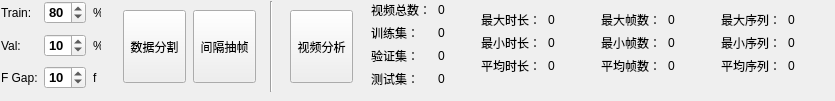
        <widget class="QWidget" name="tab_2">
         <attribute name="title">
          <string>视频处理</string>
         </attribute>
         <widget class="QToolButton" name="toolButton_datasetClip">
          <property name="geometry">
           <rect>
            <x>123</x>
            <y>10</y>
            <width>63</width>
            <height>73</height>
           </rect>
          </property>
          <property name="styleSheet">
           <string notr="true"/>
          </property>
          <property name="text">
           <string>数据分割</string>
          </property>
          <property name="icon">
           <iconset resource="toolButtonIcon.qrc">
            <normaloff>:/toolButton/static/datasetClip.png</normaloff>:/toolButton/static/datasetClip.png</iconset>
          </property>
          <property name="iconSize">
           <size>
            <width>50</width>
            <height>50</height>
           </size>
          </property>
          <property name="toolButtonStyle">
           <enum>Qt::ToolButtonTextUnderIcon</enum>
          </property>
         </widget>
         <widget class="QToolButton" name="toolButton_clipVideo">
          <property name="geometry">
           <rect>
            <x>193</x>
            <y>10</y>
            <width>63</width>
            <height>73</height>
           </rect>
          </property>
          <property name="styleSheet">
           <string notr="true"/>
          </property>
          <property name="text">
           <string>间隔抽帧</string>
          </property>
          <property name="icon">
           <iconset resource="toolButtonIcon.qrc">
            <normaloff>:/toolButton/static/clipVideo.png</normaloff>:/toolButton/static/clipVideo.png</iconset>
          </property>
          <property name="iconSize">
           <size>
            <width>50</width>
            <height>50</height>
           </size>
          </property>
          <property name="toolButtonStyle">
           <enum>Qt::ToolButtonTextUnderIcon</enum>
          </property>
         </widget>
         <widget class="Line" name="line_3">
          <property name="geometry">
           <rect>
            <x>263</x>
            <y>1</y>
            <width>16</width>
            <height>91</height>
           </rect>
          </property>
          <property name="orientation">
           <enum>Qt::Vertical</enum>
          </property>
         </widget>
         <widget class="QWidget" name="layoutWidget">
          <property name="geometry">
           <rect>
            <x>0</x>
            <y>0</y>
            <width>104</width>
            <height>91</height>
           </rect>
          </property>
          <layout class="QVBoxLayout" name="verticalLayout_3">
           <item>
            <layout class="QHBoxLayout" name="horizontalLayout_5">
             <item>
              <widget class="QLabel" name="label_5">
               <property name="minimumSize">
                <size>
                 <width>36</width>
                 <height>0</height>
                </size>
               </property>
               <property name="maximumSize">
                <size>
                 <width>36</width>
                 <height>16777215</height>
                </size>
               </property>
               <property name="text">
                <string>Train:</string>
               </property>
              </widget>
             </item>
             <item>
              <widget class="QSpinBox" name="spinBox_trainRate">
               <property name="minimumSize">
                <size>
                 <width>42</width>
                 <height>23</height>
                </size>
               </property>
               <property name="maximumSize">
                <size>
                 <width>42</width>
                 <height>23</height>
                </size>
               </property>
               <property name="font">
                <font>
                 <pointsize>10</pointsize>
                 <weight>75</weight>
                 <bold>true</bold>
                </font>
               </property>
               <property name="maximum">
                <number>100</number>
               </property>
               <property name="value">
                <number>80</number>
               </property>
              </widget>
             </item>
             <item>
              <widget class="QLabel" name="label_7">
               <property name="minimumSize">
                <size>
                 <width>8</width>
                 <height>0</height>
                </size>
               </property>
               <property name="maximumSize">
                <size>
                 <width>8</width>
                 <height>16777215</height>
                </size>
               </property>
               <property name="text">
                <string>%</string>
               </property>
              </widget>
             </item>
            </layout>
           </item>
           <item>
            <layout class="QHBoxLayout" name="horizontalLayout_3">
             <item>
              <widget class="QLabel" name="label_12">
               <property name="minimumSize">
                <size>
                 <width>36</width>
                 <height>0</height>
                </size>
               </property>
               <property name="maximumSize">
                <size>
                 <width>36</width>
                 <height>16777215</height>
                </size>
               </property>
               <property name="text">
                <string>Val:</string>
               </property>
              </widget>
             </item>
             <item>
              <widget class="QSpinBox" name="spinBox_valRate">
               <property name="minimumSize">
                <size>
                 <width>42</width>
                 <height>23</height>
                </size>
               </property>
               <property name="maximumSize">
                <size>
                 <width>42</width>
                 <height>23</height>
                </size>
               </property>
               <property name="font">
                <font>
                 <pointsize>10</pointsize>
                 <weight>75</weight>
                 <bold>true</bold>
                </font>
               </property>
               <property name="maximum">
                <number>100</number>
               </property>
               <property name="value">
                <number>10</number>
               </property>
              </widget>
             </item>
             <item>
              <widget class="QLabel" name="label_13">
               <property name="minimumSize">
                <size>
                 <width>8</width>
                 <height>0</height>
                </size>
               </property>
               <property name="maximumSize">
                <size>
                 <width>8</width>
                 <height>16777215</height>
                </size>
               </property>
               <property name="text">
                <string>%</string>
               </property>
              </widget>
             </item>
            </layout>
           </item>
           <item>
            <layout class="QHBoxLayout" name="horizontalLayout_4">
             <item>
              <widget class="QLabel" name="label_8">
               <property name="minimumSize">
                <size>
                 <width>36</width>
                 <height>0</height>
                </size>
               </property>
               <property name="maximumSize">
                <size>
                 <width>36</width>
                 <height>16777215</height>
                </size>
               </property>
               <property name="text">
                <string>F Gap:</string>
               </property>
              </widget>
             </item>
             <item>
              <widget class="QSpinBox" name="spinBox_frameGap">
               <property name="minimumSize">
                <size>
                 <width>42</width>
                 <height>23</height>
                </size>
               </property>
               <property name="maximumSize">
                <size>
                 <width>42</width>
                 <height>23</height>
                </size>
               </property>
               <property name="font">
                <font>
                 <pointsize>10</pointsize>
                 <weight>75</weight>
                 <bold>true</bold>
                </font>
               </property>
               <property name="maximum">
                <number>100</number>
               </property>
               <property name="value">
                <number>10</number>
               </property>
              </widget>
             </item>
             <item>
              <widget class="QLabel" name="label_9">
               <property name="minimumSize">
                <size>
                 <width>8</width>
                 <height>0</height>
                </size>
               </property>
               <property name="maximumSize">
                <size>
                 <width>8</width>
                 <height>16777215</height>
                </size>
               </property>
               <property name="text">
                <string>f</string>
               </property>
              </widget>
             </item>
            </layout>
           </item>
          </layout>
         </widget>
         <widget class="QToolButton" name="toolButton_VideoAnalyse">
          <property name="geometry">
           <rect>
            <x>290</x>
            <y>10</y>
            <width>63</width>
            <height>73</height>
           </rect>
          </property>
          <property name="styleSheet">
           <string notr="true"/>
          </property>
          <property name="text">
           <string>视频分析</string>
          </property>
          <property name="icon">
           <iconset resource="toolButtonIcon.qrc">
            <normaloff>:/toolButton/static/ananlyse.png</normaloff>:/toolButton/static/ananlyse.png</iconset>
          </property>
          <property name="iconSize">
           <size>
            <width>50</width>
            <height>50</height>
           </size>
          </property>
          <property name="toolButtonStyle">
           <enum>Qt::ToolButtonTextUnderIcon</enum>
          </property>
         </widget>
         <widget class="QWidget" name="layoutWidget_10">
          <property name="geometry">
           <rect>
            <x>600</x>
            <y>10</y>
            <width>106</width>
            <height>67</height>
           </rect>
          </property>
          <layout class="QVBoxLayout" name="verticalLayout_14">
           <item>
            <layout class="QHBoxLayout" name="horizontalLayout_30">
             <item>
              <widget class="QLabel" name="label_36">
               <property name="minimumSize">
                <size>
                 <width>60</width>
                 <height>15</height>
                </size>
               </property>
               <property name="maximumSize">
                <size>
                 <width>40</width>
                 <height>15</height>
                </size>
               </property>
               <property name="text">
                <string>最大帧数：</string>
               </property>
              </widget>
             </item>
             <item>
              <widget class="QLabel" name="label_maxframeCount">
               <property name="minimumSize">
                <size>
                 <width>35</width>
                 <height>15</height>
                </size>
               </property>
               <property name="maximumSize">
                <size>
                 <width>35</width>
                 <height>15</height>
                </size>
               </property>
               <property name="text">
                <string>0</string>
               </property>
              </widget>
             </item>
            </layout>
           </item>
           <item>
            <layout class="QHBoxLayout" name="horizontalLayout_31">
             <item>
              <widget class="QLabel" name="label_37">
               <property name="minimumSize">
                <size>
                 <width>60</width>
                 <height>15</height>
                </size>
               </property>
               <property name="maximumSize">
                <size>
                 <width>40</width>
                 <height>15</height>
                </size>
               </property>
               <property name="text">
                <string>最小帧数：</string>
               </property>
              </widget>
             </item>
             <item>
              <widget class="QLabel" name="label_minframeCount">
               <property name="minimumSize">
                <size>
                 <width>35</width>
                 <height>15</height>
                </size>
               </property>
               <property name="maximumSize">
                <size>
                 <width>35</width>
                 <height>15</height>
                </size>
               </property>
               <property name="text">
                <string>0</string>
               </property>
              </widget>
             </item>
            </layout>
           </item>
           <item>
            <layout class="QHBoxLayout" name="horizontalLayout_32">
             <item>
              <widget class="QLabel" name="label_38">
               <property name="minimumSize">
                <size>
                 <width>60</width>
                 <height>15</height>
                </size>
               </property>
               <property name="maximumSize">
                <size>
                 <width>40</width>
                 <height>15</height>
                </size>
               </property>
               <property name="text">
                <string>平均帧数：</string>
               </property>
              </widget>
             </item>
             <item>
              <widget class="QLabel" name="label_averangeframeCount">
               <property name="minimumSize">
                <size>
                 <width>35</width>
                 <height>15</height>
                </size>
               </property>
               <property name="maximumSize">
                <size>
                 <width>35</width>
                 <height>15</height>
                </size>
               </property>
               <property name="text">
                <string>0</string>
               </property>
              </widget>
             </item>
            </layout>
           </item>
          </layout>
         </widget>
         <widget class="QWidget" name="layoutWidget_11">
          <property name="geometry">
           <rect>
            <x>720</x>
            <y>10</y>
            <width>106</width>
            <height>67</height>
           </rect>
          </property>
          <layout class="QVBoxLayout" name="verticalLayout_15">
           <item>
            <layout class="QHBoxLayout" name="horizontalLayout_33">
             <item>
              <widget class="QLabel" name="label_39">
               <property name="minimumSize">
                <size>
                 <width>60</width>
                 <height>15</height>
                </size>
               </property>
               <property name="maximumSize">
                <size>
                 <width>40</width>
                 <height>15</height>
                </size>
               </property>
               <property name="text">
                <string>最大序列：</string>
               </property>
              </widget>
             </item>
             <item>
              <widget class="QLabel" name="label_maxseq">
               <property name="minimumSize">
                <size>
                 <width>35</width>
                 <height>15</height>
                </size>
               </property>
               <property name="maximumSize">
                <size>
                 <width>35</width>
                 <height>15</height>
                </size>
               </property>
               <property name="text">
                <string>0</string>
               </property>
              </widget>
             </item>
            </layout>
           </item>
           <item>
            <layout class="QHBoxLayout" name="horizontalLayout_34">
             <item>
              <widget class="QLabel" name="label_40">
               <property name="minimumSize">
                <size>
                 <width>60</width>
                 <height>15</height>
                </size>
               </property>
               <property name="maximumSize">
                <size>
                 <width>40</width>
                 <height>15</height>
                </size>
               </property>
               <property name="text">
                <string>最小序列：</string>
               </property>
              </widget>
             </item>
             <item>
              <widget class="QLabel" name="label_minseq">
               <property name="minimumSize">
                <size>
                 <width>35</width>
                 <height>15</height>
                </size>
               </property>
               <property name="maximumSize">
                <size>
                 <width>35</width>
                 <height>15</height>
                </size>
               </property>
               <property name="text">
                <string>0</string>
               </property>
              </widget>
             </item>
            </layout>
           </item>
           <item>
            <layout class="QHBoxLayout" name="horizontalLayout_35">
             <item>
              <widget class="QLabel" name="label_41">
               <property name="minimumSize">
                <size>
                 <width>60</width>
                 <height>15</height>
                </size>
               </property>
               <property name="maximumSize">
                <size>
                 <width>40</width>
                 <height>15</height>
                </size>
               </property>
               <property name="text">
                <string>平均序列：</string>
               </property>
              </widget>
             </item>
             <item>
              <widget class="QLabel" name="label_averangeseq">
               <property name="minimumSize">
                <size>
                 <width>35</width>
                 <height>15</height>
                </size>
               </property>
               <property name="maximumSize">
                <size>
                 <width>35</width>
                 <height>15</height>
                </size>
               </property>
               <property name="text">
                <string>0</string>
               </property>
              </widget>
             </item>
            </layout>
           </item>
          </layout>
         </widget>
         <widget class="QWidget" name="layoutWidget">
          <property name="geometry">
           <rect>
            <x>370</x>
            <y>0</y>
            <width>106</width>
            <height>91</height>
           </rect>
          </property>
          <layout class="QVBoxLayout" name="verticalLayout_12">
           <item>
            <layout class="QHBoxLayout" name="horizontalLayout_23">
             <item>
              <widget class="QLabel" name="label_29">
               <property name="minimumSize">
                <size>
                 <width>60</width>
                 <height>15</height>
                </size>
               </property>
               <property name="maximumSize">
                <size>
                 <width>40</width>
                 <height>15</height>
                </size>
               </property>
               <property name="text">
                <string>视频总数：</string>
               </property>
              </widget>
             </item>
             <item>
              <widget class="QLabel" name="label_allVideos">
               <property name="minimumSize">
                <size>
                 <width>35</width>
                 <height>15</height>
                </size>
               </property>
               <property name="maximumSize">
                <size>
                 <width>35</width>
                 <height>15</height>
                </size>
               </property>
               <property name="text">
                <string>0</string>
               </property>
              </widget>
             </item>
            </layout>
           </item>
           <item>
            <layout class="QHBoxLayout" name="horizontalLayout_24">
             <item>
              <widget class="QLabel" name="label_30">
               <property name="minimumSize">
                <size>
                 <width>60</width>
                 <height>15</height>
                </size>
               </property>
               <property name="maximumSize">
                <size>
                 <width>40</width>
                 <height>15</height>
                </size>
               </property>
               <property name="text">
                <string>训练集：</string>
               </property>
              </widget>
             </item>
             <item>
              <widget class="QLabel" name="label_trainVideos">
               <property name="minimumSize">
                <size>
                 <width>35</width>
                 <height>15</height>
                </size>
               </property>
               <property name="maximumSize">
                <size>
                 <width>35</width>
                 <height>15</height>
                </size>
               </property>
               <property name="text">
                <string>0</string>
               </property>
              </widget>
             </item>
            </layout>
           </item>
           <item>
            <layout class="QHBoxLayout" name="horizontalLayout_25">
             <item>
              <widget class="QLabel" name="label_31">
               <property name="minimumSize">
                <size>
                 <width>60</width>
                 <height>15</height>
                </size>
               </property>
               <property name="maximumSize">
                <size>
                 <width>40</width>
                 <height>15</height>
                </size>
               </property>
               <property name="text">
                <string>验证集：</string>
               </property>
              </widget>
             </item>
             <item>
              <widget class="QLabel" name="label_valVideos">
               <property name="minimumSize">
                <size>
                 <width>35</width>
                 <height>15</height>
                </size>
               </property>
               <property name="maximumSize">
                <size>
                 <width>35</width>
                 <height>15</height>
                </size>
               </property>
               <property name="text">
                <string>0</string>
               </property>
              </widget>
             </item>
            </layout>
           </item>
           <item>
            <layout class="QHBoxLayout" name="horizontalLayout_26">
             <item>
              <widget class="QLabel" name="label_32">
               <property name="minimumSize">
                <size>
                 <width>60</width>
                 <height>15</height>
                </size>
               </property>
               <property name="maximumSize">
                <size>
                 <width>40</width>
                 <height>15</height>
                </size>
               </property>
               <property name="text">
                <string>测试集：</string>
               </property>
              </widget>
             </item>
             <item>
              <widget class="QLabel" name="label_testVideos">
               <property name="minimumSize">
                <size>
                 <width>35</width>
                 <height>15</height>
                </size>
               </property>
               <property name="maximumSize">
                <size>
                 <width>35</width>
                 <height>15</height>
                </size>
               </property>
               <property name="text">
                <string>0</string>
               </property>
              </widget>
             </item>
            </layout>
           </item>
          </layout>
         </widget>
         <widget class="QWidget" name="layoutWidget">
          <property name="geometry">
           <rect>
            <x>480</x>
            <y>10</y>
            <width>106</width>
            <height>67</height>
           </rect>
          </property>
          <layout class="QVBoxLayout" name="verticalLayout_13">
           <item>
            <layout class="QHBoxLayout" name="horizontalLayout_27">
             <item>
              <widget class="QLabel" name="label_33">
               <property name="minimumSize">
                <size>
                 <width>60</width>
                 <height>15</height>
                </size>
               </property>
               <property name="maximumSize">
                <size>
                 <width>40</width>
                 <height>15</height>
                </size>
               </property>
               <property name="text">
                <string>最大时长：</string>
               </property>
              </widget>
             </item>
             <item>
              <widget class="QLabel" name="label_maxDuration">
               <property name="minimumSize">
                <size>
                 <width>35</width>
                 <height>15</height>
                </size>
               </property>
               <property name="maximumSize">
                <size>
                 <width>35</width>
                 <height>15</height>
                </size>
               </property>
               <property name="text">
                <string>0</string>
               </property>
              </widget>
             </item>
            </layout>
           </item>
           <item>
            <layout class="QHBoxLayout" name="horizontalLayout_28">
             <item>
              <widget class="QLabel" name="label_34">
               <property name="minimumSize">
                <size>
                 <width>60</width>
                 <height>15</height>
                </size>
               </property>
               <property name="maximumSize">
                <size>
                 <width>40</width>
                 <height>15</height>
                </size>
               </property>
               <property name="text">
                <string>最小时长：</string>
               </property>
              </widget>
             </item>
             <item>
              <widget class="QLabel" name="label_minDuration">
               <property name="minimumSize">
                <size>
                 <width>35</width>
                 <height>15</height>
                </size>
               </property>
               <property name="maximumSize">
                <size>
                 <width>35</width>
                 <height>15</height>
                </size>
               </property>
               <property name="text">
                <string>0</string>
               </property>
              </widget>
             </item>
            </layout>
           </item>
           <item>
            <layout class="QHBoxLayout" name="horizontalLayout_29">
             <item>
              <widget class="QLabel" name="label_35">
               <property name="minimumSize">
                <size>
                 <width>60</width>
                 <height>15</height>
                </size>
               </property>
               <property name="maximumSize">
                <size>
                 <width>40</width>
                 <height>15</height>
                </size>
               </property>
               <property name="text">
                <string>平均时长：</string>
               </property>
              </widget>
             </item>
             <item>
              <widget class="QLabel" name="label_averangeDuration">
               <property name="minimumSize">
                <size>
                 <width>35</width>
                 <height>15</height>
                </size>
               </property>
               <property name="maximumSize">
                <size>
                 <width>35</width>
                 <height>15</height>
                </size>
               </property>
               <property name="text">
                <string>0</string>
               </property>
              </widget>
             </item>
            </layout>
           </item>
          </layout>
         </widget>
        </widget>
